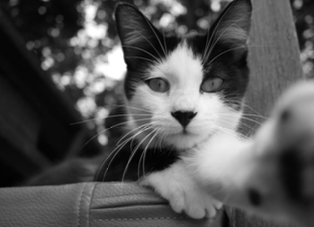
#> input picture Week_3/cat_image.png, 314 x 227 px, found by its file name
$ python Rotate_Picture.py
#> lines starting #> are read from the running program, lines starting #| are printed output that depends on the picture
import numpy as np
import cv2

img = cv2.imread('Week_3\cat_image.png',0)
#> img is the input picture: shape (227, 314); min 0, max 255, mean 85.9
rows,cols = img.shape
#> rows = 227; cols = 314
M = np.float32([[1,0,25],[0,1,50]]) # right & down
dst = cv2.warpAffine(img,M,(cols,rows))
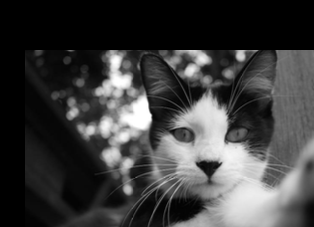
#> dst: shape (227, 314); min 0, max 255, mean 62.1
cv2.imshow('Shifted Down and Right',dst)


M = np.float32([[1,0,-50],[0,1,-90]]) # left & up
dst = cv2.warpAffine(img,M,(cols,rows))
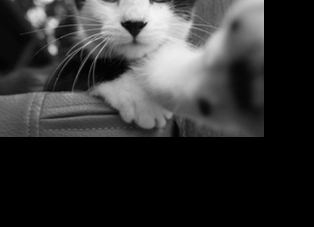
#> dst: shape (227, 314); min 0, max 245, mean 49.9
cv2.imshow('Shifted Up and Left',dst)

(h, w) = img.shape[:2]
#> h = 227; w = 314
center=(w//2,h//2)
#> center = (157, 113)

M = cv2.getRotationMatrix2D(center, 45, 1.0)
rotated = cv2.warpAffine(img, M, (w, h))
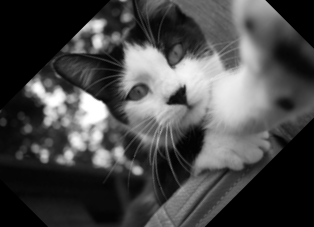
#> rotated: shape (227, 314); min 0, max 255, mean 71.5
cv2.imshow("Rotated by 45 Degrees", rotated)
M = cv2.getRotationMatrix2D(center, -90, 1.0)

rotated = cv2.warpAffine(img, M, (w, h))
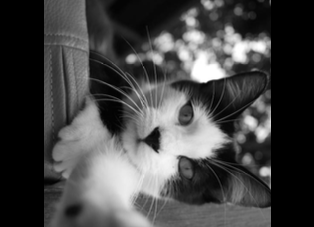
#> rotated: shape (227, 314); min 0, max 255, mean 70.2
cv2.imshow("Rotated by -90 Degrees", rotated)

M = cv2.getRotationMatrix2D(center, -90, 1.0)
rotated = cv2.warpAffine(img, M, (w, h))
cv2.imshow("Rotated by -90 Degrees", rotated)

cv2.waitKey(0)

$ run again, with Week_3/lab.png copied over Week_3/cat_image.png
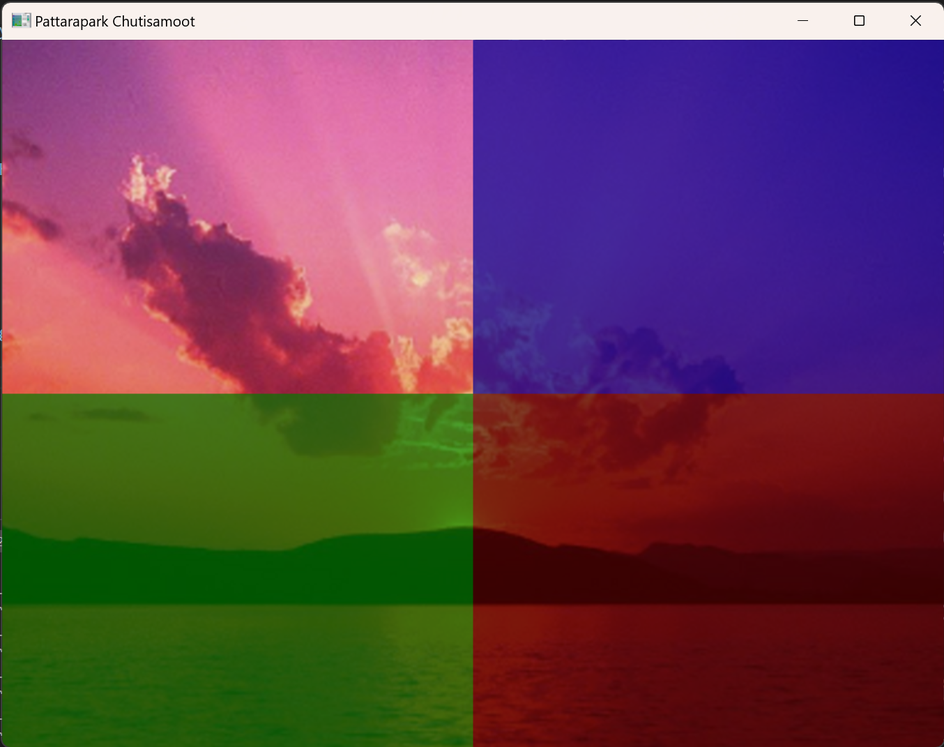
#> input picture Week_3/lab.png, 944 x 747 px, shrunk from 1354 x 1071 before the run, found by its file name
#> `dst = cv2.warpAffine(img,M,(cols,rows))`:
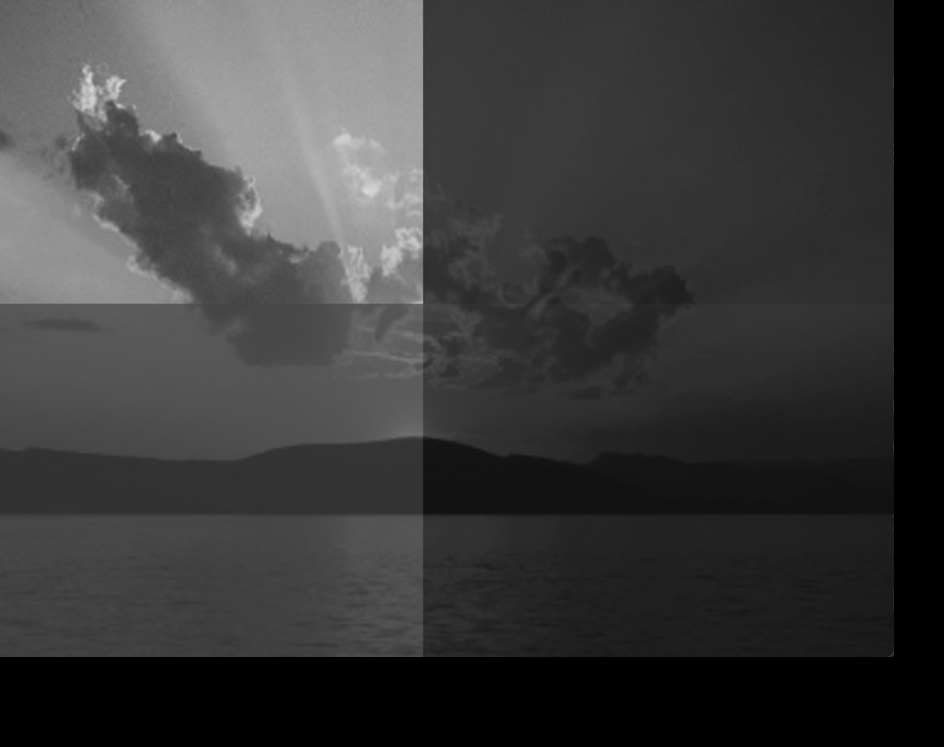
#> dst: shape (747, 944); min 0, max 218, mean 58.2
#> `rotated = cv2.warpAffine(img, M, (w, h))`:
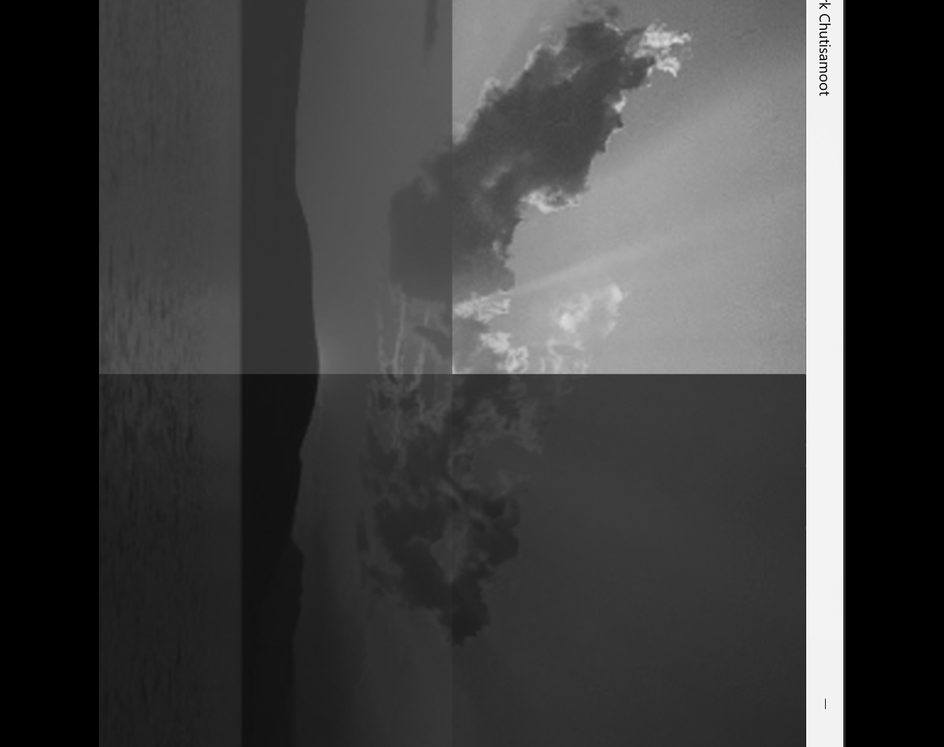
#> rotated: shape (747, 944); min 0, max 255, mean 65

$ run again, with Week_3/sunset_image.png copied over Week_3/cat_image.png
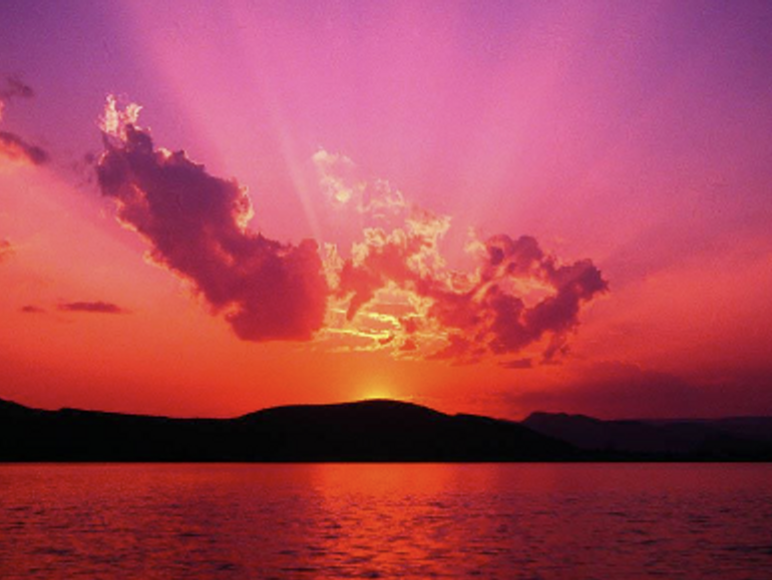
#> input picture Week_3/sunset_image.png, 772 x 580 px, found by its file name
#> `dst = cv2.warpAffine(img,M,(cols,rows))`:
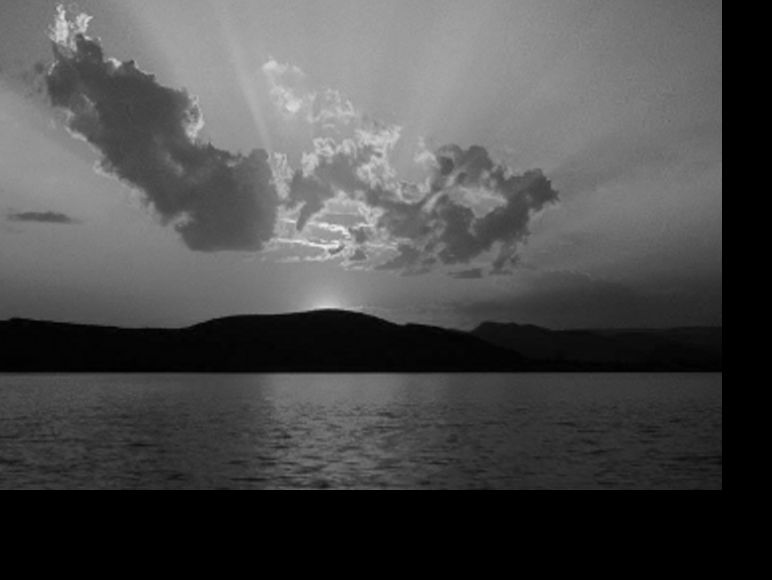
#> dst: shape (580, 772); min 0, max 236, mean 75.5
#> `rotated = cv2.warpAffine(img, M, (w, h))`:
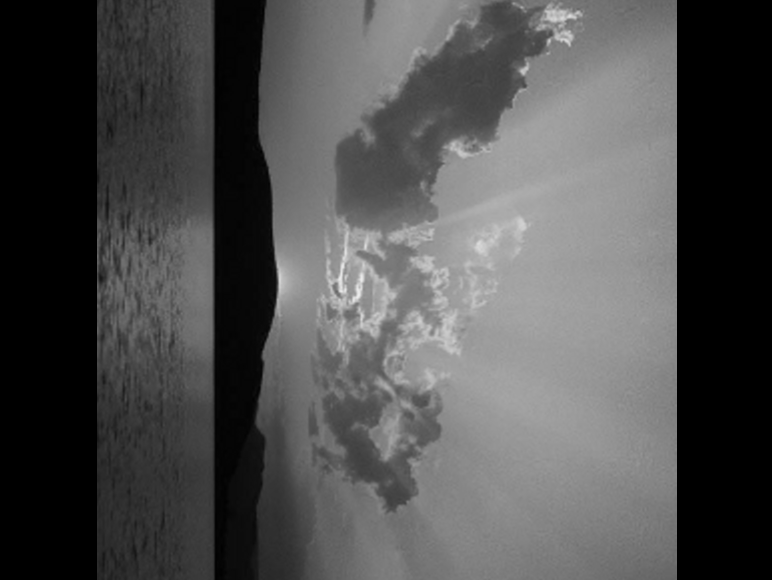
#> rotated: shape (580, 772); min 0, max 236, mean 79

$ run again, with Week_3/sus.png copied over Week_3/cat_image.png
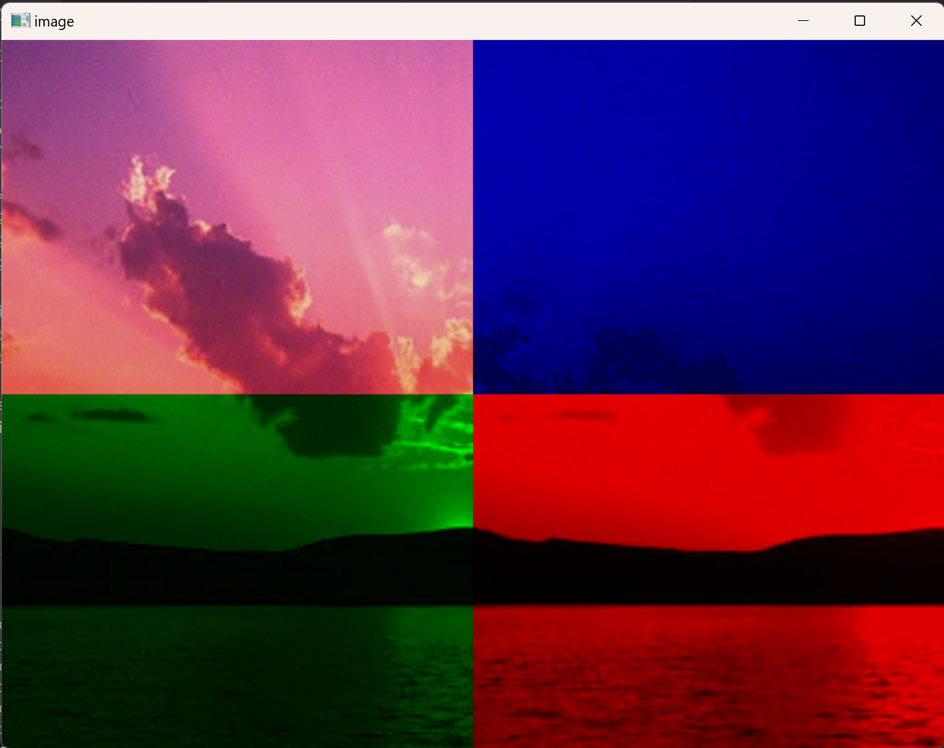
#> input picture Week_3/sus.png, 944 x 748 px, shrunk from 1352 x 1071 before the run, found by its file name
#> `dst = cv2.warpAffine(img,M,(cols,rows))`:
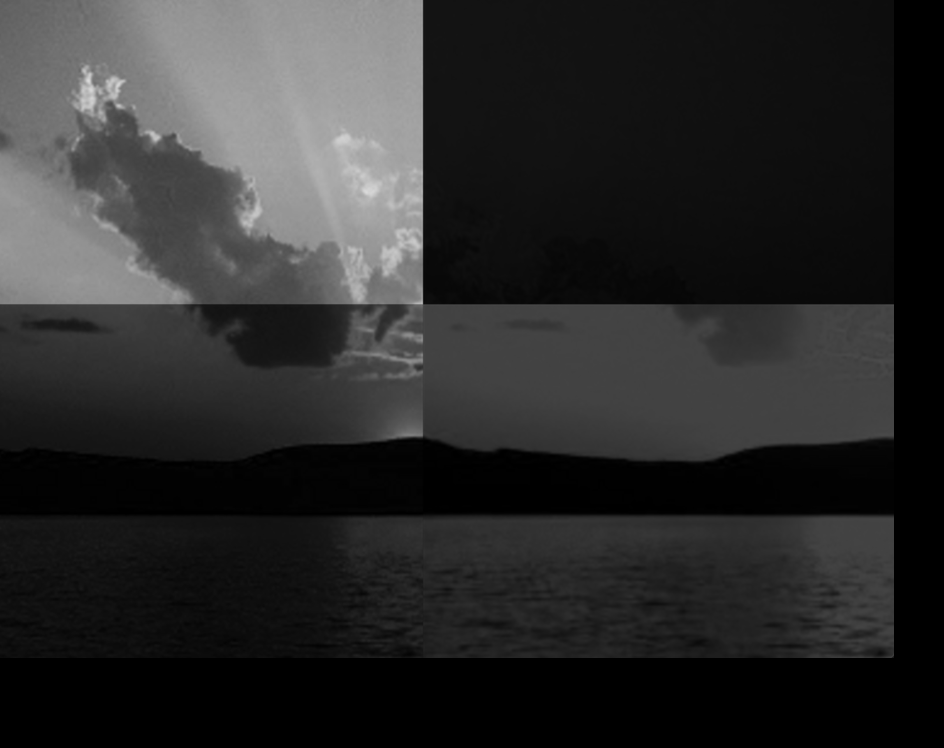
#> dst: shape (748, 944); min 0, max 218, mean 43
#> `rotated = cv2.warpAffine(img, M, (w, h))`:
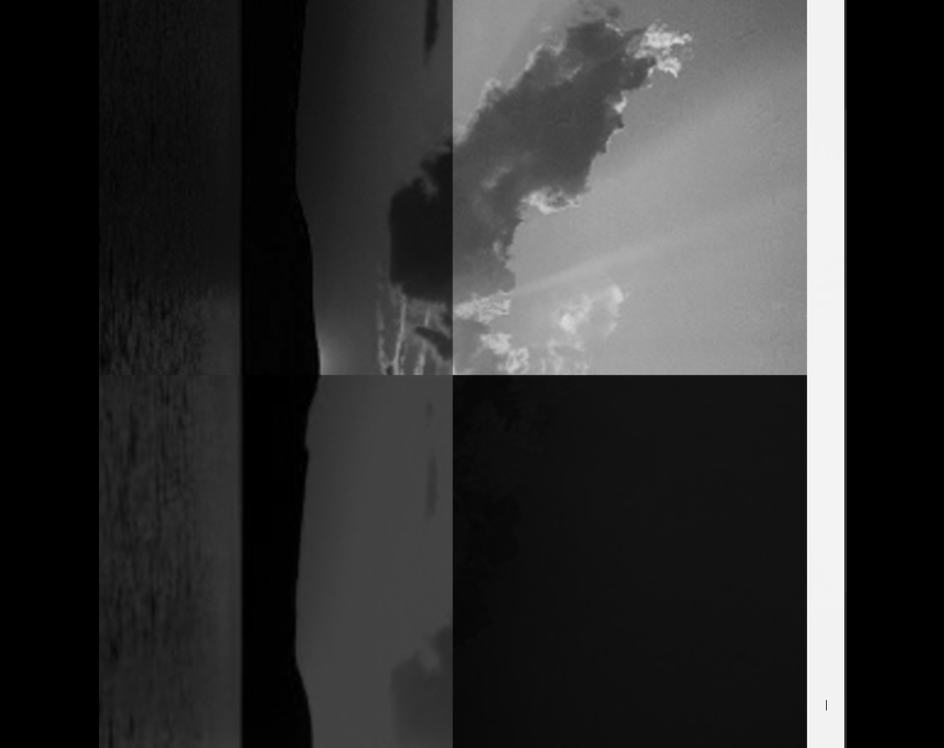
#> rotated: shape (748, 944); min 0, max 253, mean 50.7
